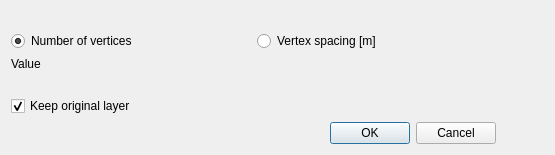
<?xml version="1.0" encoding="UTF-8"?>
<ui version="4.0">
 <class>Dialog</class>
 <widget class="QDialog" name="Dialog">
  <property name="geometry">
   <rect>
    <x>0</x>
    <y>0</y>
    <width>555</width>
    <height>155</height>
   </rect>
  </property>
  <property name="sizePolicy">
   <sizepolicy hsizetype="Preferred" vsizetype="Preferred">
    <horstretch>0</horstretch>
    <verstretch>0</verstretch>
   </sizepolicy>
  </property>
  <property name="minimumSize">
   <size>
    <width>318</width>
    <height>0</height>
   </size>
  </property>
  <property name="maximumSize">
   <size>
    <width>16777215</width>
    <height>16777215</height>
   </size>
  </property>
  <property name="windowTitle">
   <string>Densify Linestring</string>
  </property>
  <property name="modal">
   <bool>false</bool>
  </property>
  <layout class="QGridLayout" name="gridLayout">
   <item row="0" column="0">
    <widget class="QLabel" name="input_label">
     <property name="text">
      <string/>
     </property>
     <property name="wordWrap">
      <bool>true</bool>
     </property>
    </widget>
   </item>
   <item row="0" column="1" rowspan="2">
    <widget class="QPushButton" name="HelpButton">
     <property name="maximumSize">
      <size>
       <width>80</width>
       <height>50</height>
      </size>
     </property>
     <property name="styleSheet">
      <string notr="true">QPushButton {
    color: #333;
    border: 0px solid #555;
    border-radius: 0px;
    border-style: outset;
    background: transparent;
    padding: 5px;
    }

</string>
     </property>
     <property name="text">
      <string/>
     </property>
     <property name="icon">
      <iconset>
       <normaloff>../icons/HelpButton.png</normaloff>../icons/HelpButton.png</iconset>
     </property>
     <property name="iconSize">
      <size>
       <width>25</width>
       <height>25</height>
      </size>
     </property>
    </widget>
   </item>
   <item row="1" column="0">
    <layout class="QHBoxLayout" name="horizontalLayout">
     <item>
      <widget class="QRadioButton" name="number_button">
       <property name="text">
        <string>Number of vertices</string>
       </property>
       <property name="checked">
        <bool>true</bool>
       </property>
      </widget>
     </item>
     <item>
      <widget class="QRadioButton" name="spacing_button">
       <property name="text">
        <string>Vertex spacing [m]</string>
       </property>
      </widget>
     </item>
    </layout>
   </item>
   <item row="2" column="0">
    <layout class="QHBoxLayout" name="horizontalLayout_2">
     <item>
      <widget class="QLabel" name="label_2">
       <property name="minimumSize">
        <size>
         <width>150</width>
         <height>0</height>
        </size>
       </property>
       <property name="text">
        <string>Value</string>
       </property>
      </widget>
     </item>
     <item>
      <widget class="QgsFieldExpressionWidget" name="value_box" native="true"/>
     </item>
    </layout>
   </item>
   <item row="3" column="0" colspan="2">
    <spacer name="verticalSpacer">
     <property name="orientation">
      <enum>Qt::Vertical</enum>
     </property>
     <property name="sizeHint" stdset="0">
      <size>
       <width>20</width>
       <height>40</height>
      </size>
     </property>
    </spacer>
   </item>
   <item row="4" column="0">
    <widget class="QCheckBox" name="keeporiginal_box">
     <property name="text">
      <string>Keep original layer</string>
     </property>
     <property name="checked">
      <bool>true</bool>
     </property>
    </widget>
   </item>
   <item row="5" column="0">
    <widget class="QDialogButtonBox" name="button_box">
     <property name="orientation">
      <enum>Qt::Horizontal</enum>
     </property>
     <property name="standardButtons">
      <set>QDialogButtonBox::Cancel|QDialogButtonBox::Ok</set>
     </property>
    </widget>
   </item>
  </layout>
 </widget>
 <customwidgets>
  <customwidget>
   <class>QgsFieldExpressionWidget</class>
   <extends>QWidget</extends>
   <header>qgis.gui</header>
  </customwidget>
 </customwidgets>
 <resources/>
 <connections>
  <connection>
   <sender>button_box</sender>
   <signal>accepted()</signal>
   <receiver>Dialog</receiver>
   <slot>accept()</slot>
   <hints>
    <hint type="sourcelabel">
     <x>516</x>
     <y>403</y>
    </hint>
    <hint type="destinationlabel">
     <x>313</x>
     <y>2</y>
    </hint>
   </hints>
  </connection>
  <connection>
   <sender>button_box</sender>
   <signal>rejected()</signal>
   <receiver>Dialog</receiver>
   <slot>reject()</slot>
   <hints>
    <hint type="sourcelabel">
     <x>545</x>
     <y>403</y>
    </hint>
    <hint type="destinationlabel">
     <x>541</x>
     <y>0</y>
    </hint>
   </hints>
  </connection>
 </connections>
</ui>
